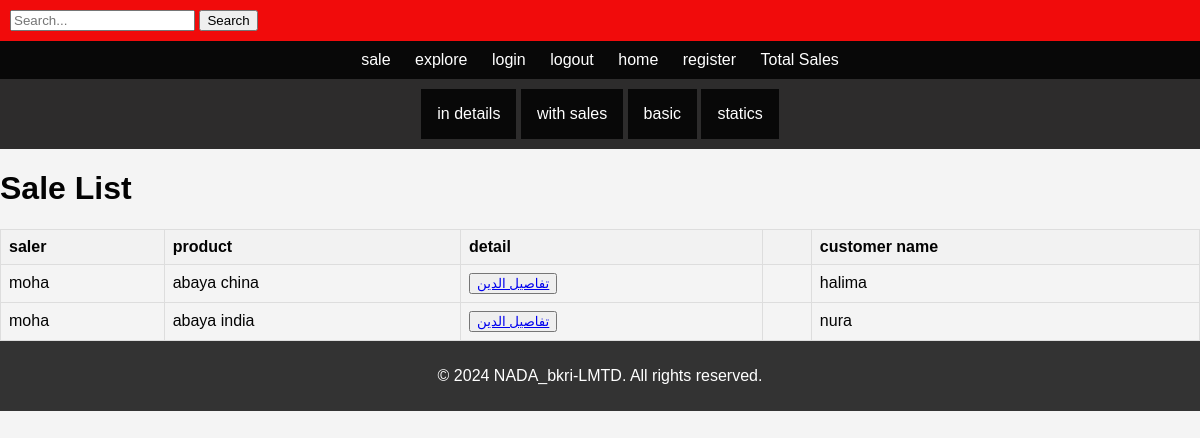
The app's page /credits/ with its own data.
### prd/models.py (models this page shows, shortened)
class Credit(models.Model):
    sale = models.OneToOneField(Sale, on_delete=models.CASCADE)
    amount = models.DecimalField(max_digits=10, decimal_places=2)

class Sale(models.Model):
    product = models.ForeignKey(Product, on_delete=models.CASCADE)
    staff = models.ForeignKey(Staff, on_delete=models.CASCADE)
    quantity_sold = models.PositiveIntegerField()
    partial_amount_paid = models.DecimalField(max_digits=10, decimal_places=2, default=0)
    sale_date = models.DateField(default=timezone.now)
    sold_amount = models.DecimalField(max_digits=10, decimal_places=2, null=True)
    customer_name = models.CharField(max_length=50, null=True,blank=True)
    is_loan = models.BooleanField(default=False)

class Staff(models.Model):
    SHOP = 'Shop'
    STORE = 'Store'
    LOCATION_CHOICES = [
        (SHOP, 'Shop'),
        (STORE, 'Store'),
    ]
    user = models.OneToOneField(User, on_delete=models.CASCADE,null=True)
    first_name = models.CharField(max_length=255)
    last_name = models.CharField(max_length=255)
    email = models.EmailField(unique=True)
    salary = models.PositiveIntegerField(default=0)
    position = models.CharField(
        max_length=5,
        choices=LOCATION_CHOICES,
        default=SHOP,
    )
    phone_num = models.CharField(max_length=10, null=True)
    national_id = models.CharField(max_length=10, null=True, blank=True)
    profile_picture = models.ImageField(upload_to='staff_profile_pics/', blank=True, null=True)

class Product(models.Model):
    name = models.CharField(max_length=255, unique=True)
    category = models.ForeignKey(Category, on_delete=models.CASCADE)
    description = models.TextField(blank=True, null=True)
    price = models.DecimalField(max_digits=10, decimal_places=2)
    first_quantity = models.PositiveIntegerField(default=0)
    quantity_available = models.PositiveIntegerField(default=0)
    customer_name = models.CharField(max_length=255, blank=True)
    is_loan = models.BooleanField(default=False)

### prd/views.py (the view)
# urls.py: path('credits/', credit_list, name='credit_list'),
def credit_list(request):
    credits = Credit.objects.all()
    loans_with_credit = Credit.objects.select_related('sale').filter(sale__is_loan=True)
    return render(request, 'prd/credit_list.html', {'loans_with_credit': loans_with_credit,'credits':credits})

### prd/templates/prd/credit_list.html (shortened to what this page needs)
{% extends 'base.html' %}
{% block content %}
    <h1>Sale List</h1>
    <table border="1">
        <thead>
            <tr>
                <th>saler</th>
                <th>product</th>
                <th>detail</th>
                <th></th>
                <th>customer name</th>
            </tr>
        </thead>
        <tbody>
            {% for sale in credits %}
            <tr>
                <td>{{ sale.sale.staff.first_name }}</td>
                <td>{{ sale.sale.product.name }}</td>
                <td> <button type="submit"><a href="{% url 'c_detail' sale.id %}">تفاصيل الدين</a></button><td>
                <td>{{ sale.sale.customer_name }}</td>
            </tr>
            {% endfor %}
        </tbody>
    </table>
{% endblock %}

### prd/templates/base.html (style rules this page uses)
body { font-family: 'Franklin Gothic Medium', 'Arial Narrow', Arial, sans-serif; font-size: 16px; margin: 0; padding: 0; background-color: #f4f4f4; color: #030303; }

### prd/templates/prd/credit_list.html (style rules this page uses)
table { width: 100%; border-collapse: collapse; margin-top: 20px; }
th, td { border: 1px solid #ddd; padding: 8px; text-align: left; }
th { background-color: #f2f2f2; }

### records on screen
Credit: sale.staff.first_name "moha", sale.product.name "abaya china", sale.customer_name "halima"
Credit: sale.staff.first_name "moha", sale.product.name "abaya india", sale.customer_name "nura"
